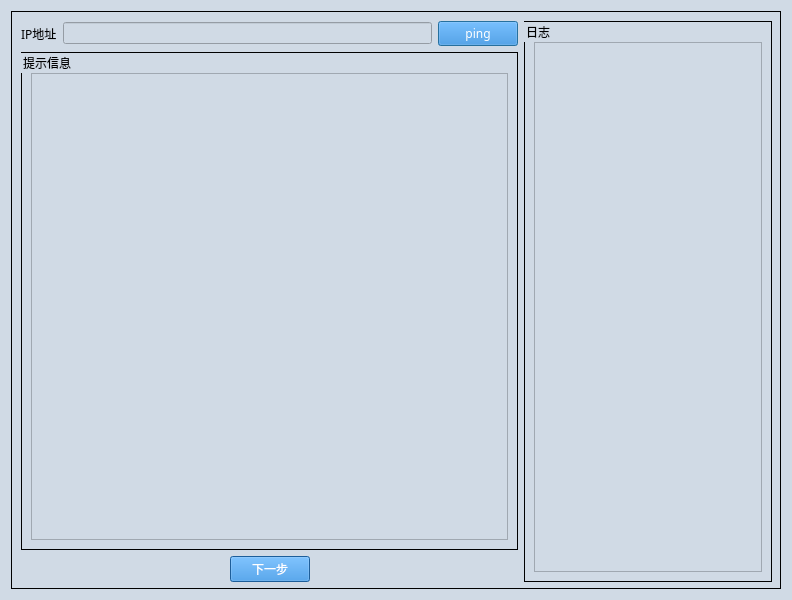
<?xml version="1.0" encoding="UTF-8"?>
<ui version="4.0">
 <class>Dialog</class>
 <widget class="QDialog" name="Dialog">
  <property name="geometry">
   <rect>
    <x>0</x>
    <y>0</y>
    <width>792</width>
    <height>600</height>
   </rect>
  </property>
  <property name="font">
   <font>
    <family>Microsoft YaHei</family>
    <pointsize>14</pointsize>
   </font>
  </property>
  <property name="windowTitle">
   <string>Dialog</string>
  </property>
  <property name="styleSheet">
   <string notr="true">QDialog{
background-color:#D0DAE5;
}

QTextBrower{
background-color:#D0DAE5;
}

QLineEdit{
background-color:#D0DAE5;
}

QWidget{
background-color:#D0DAE5;
}

QStackedWidget{
background-color:#D0DAE5;
}

QHeaderView{
background-color:#D0DAE5;
}

QLabel{
font-size:12px;
font-family:Microsoft YaHei;
background-color:#D0DAE5;
}

QPushButton{         /*按钮自适应拉伸背景*/
border-width: 2px 15px 2px 15px;
background-color:#2884D8;
color: #FFFFFF;
font-size:12px;
font-family:Microsoft YaHei;
}

QGroupBox{
font-size:12px;
font-family:Microsoft YaHei;
border:1px solid rgb(0, 0, 0); 
}</string>
  </property>
  <layout class="QGridLayout" name="gridLayout_2">
   <item row="0" column="0">
    <widget class="QGroupBox" name="groupBox">
     <property name="title">
      <string/>
     </property>
     <widget class="QWidget" name="layoutWidget">
      <property name="geometry">
       <rect>
        <x>10</x>
        <y>10</y>
        <width>751</width>
        <height>561</height>
       </rect>
      </property>
      <layout class="QHBoxLayout" name="horizontalLayout" stretch="2,1">
       <item>
        <layout class="QVBoxLayout" name="verticalLayout">
         <item>
          <layout class="QGridLayout" name="gridLayout_3">
           <item row="0" column="0">
            <widget class="QLabel" name="label_3">
             <property name="font">
              <font>
               <family>Microsoft YaHei</family>
               <pointsize>-1</pointsize>
              </font>
             </property>
             <property name="text">
              <string>IP地址</string>
             </property>
            </widget>
           </item>
           <item row="0" column="1">
            <widget class="QLineEdit" name="lineEdit_ip_address"/>
           </item>
           <item row="0" column="2">
            <widget class="QPushButton" name="pushButton_ping">
             <property name="text">
              <string>ping</string>
             </property>
            </widget>
           </item>
          </layout>
         </item>
         <item>
          <widget class="QGroupBox" name="groupBox_2">
           <property name="title">
            <string>提示信息</string>
           </property>
           <layout class="QGridLayout" name="gridLayout_5">
            <property name="topMargin">
             <number>20</number>
            </property>
            <item row="0" column="0">
             <widget class="QTextBrowser" name="textBrowser_tips"/>
            </item>
           </layout>
          </widget>
         </item>
         <item>
          <layout class="QGridLayout" name="gridLayout">
           <item row="0" column="1">
            <widget class="QPushButton" name="pushButton_next">
             <property name="text">
              <string>下一步</string>
             </property>
            </widget>
           </item>
           <item row="0" column="2">
            <spacer name="horizontalSpacer_2">
             <property name="orientation">
              <enum>Qt::Horizontal</enum>
             </property>
             <property name="sizeHint" stdset="0">
              <size>
               <width>40</width>
               <height>20</height>
              </size>
             </property>
            </spacer>
           </item>
           <item row="0" column="0">
            <spacer name="horizontalSpacer">
             <property name="orientation">
              <enum>Qt::Horizontal</enum>
             </property>
             <property name="sizeHint" stdset="0">
              <size>
               <width>40</width>
               <height>20</height>
              </size>
             </property>
            </spacer>
           </item>
          </layout>
         </item>
        </layout>
       </item>
       <item>
        <widget class="QGroupBox" name="groupBox_3">
         <property name="title">
          <string>日志</string>
         </property>
         <layout class="QGridLayout" name="gridLayout_6">
          <property name="topMargin">
           <number>20</number>
          </property>
          <item row="0" column="0">
           <widget class="QTextBrowser" name="textBrowser_log">
            <property name="html">
             <string>&lt;!DOCTYPE HTML PUBLIC &quot;-//W3C//DTD HTML 4.0//EN&quot; &quot;http://www.w3.org/TR/REC-html40/strict.dtd&quot;&gt;
&lt;html&gt;&lt;head&gt;&lt;meta name=&quot;qrichtext&quot; content=&quot;1&quot; /&gt;&lt;style type=&quot;text/css&quot;&gt;
p, li { white-space: pre-wrap; }
&lt;/style&gt;&lt;/head&gt;&lt;body style=&quot; font-family:'SimSun'; font-size:9pt; font-weight:400; font-style:normal;&quot;&gt;
&lt;p style=&quot;-qt-paragraph-type:empty; margin-top:0px; margin-bottom:0px; margin-left:0px; margin-right:0px; -qt-block-indent:0; text-indent:0px;&quot;&gt;&lt;br /&gt;&lt;/p&gt;&lt;/body&gt;&lt;/html&gt;</string>
            </property>
           </widget>
          </item>
         </layout>
        </widget>
       </item>
      </layout>
     </widget>
    </widget>
   </item>
  </layout>
 </widget>
 <resources>
  <include location="../iconQrc.qrc"/>
 </resources>
 <connections/>
</ui>
